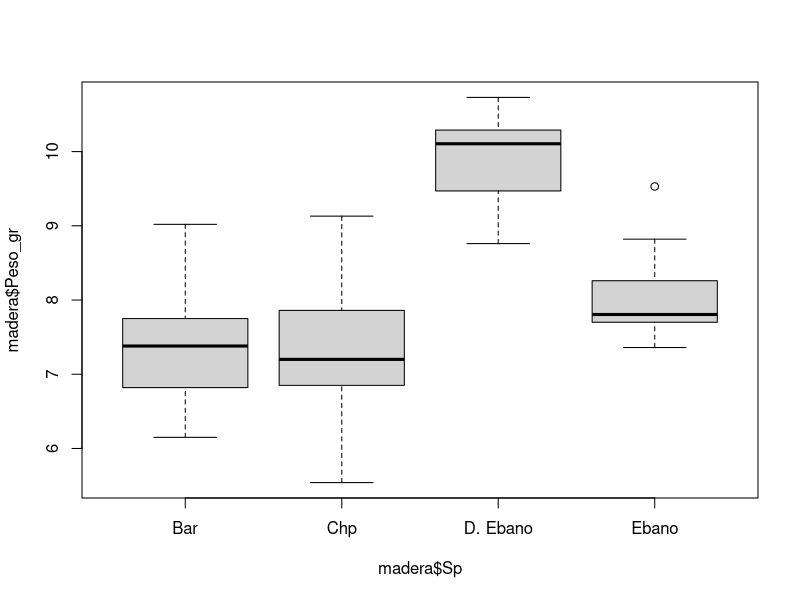

The R script that drew this image:
# Amanda
# Semana 8
# 10/03/2022

madera <- read.csv("CLASES/BD.est.madera2x2.csv", header = T)

madera$Sp <- as.factor(madera$Sp)

boxplot(madera$Peso_gr ~ madera$Sp)

library(dplyr)

# alfa=0.05
# Ho= la variable peso de la Sp barreta es igual al peso de la muestra teórica
# H1= la variable peso de la Sp barreta es diferente 


# Comparación de una media teórica Mu=8.0 para Sp=Barreta

bar <- madera %>%
  filter(Sp=="Bar")

mean(bar$Peso_gr)

t.test(bar$Peso_gr, mu=8.0)
t.test(bar$Peso_gr, mu=7.5)
t.test(bar$Peso_gr, mu=7.45)
t.test(bar$Peso_gr, mu=7.38)
t.test(bar$Peso_gr, mu=7.4)

# Comparación de una media teórica Mu=8.5 para Sp=Chp

chp <- madera %>%
  filter(Sp=="Chp")

mean(chp$Peso_gr)
t.test(chp$Peso_gr, mu=8.5)
t.test(chp$Peso_gr, mu=7.4)
t.test(chp$Peso_gr, mu=7.48)

# Comparación de una media teórica Mu=12.00 para Sp=D.Eb

d.eb <- madera %>%
  filter(Sp=="D. Ebano")
mean(d.eb$Peso_gr)
t.test(d.eb$Peso_gr, mu=12)

# Comparación de una media teórica Mu=11.3 para Sp=D.Eb
t.test(d.eb$Peso_gr, mu=11.3)

# Comparación de una media teórica Mu=8.3 para Sp=Eb

Eb <- madera %>%
  filter(Sp=="Ebano")

mean(Eb$Peso_gr)
t.test(Eb$Peso_gr, mu=8.3)

# Comparación de una media teórica Mu=7.9 para Sp=Eb
t.test(Eb$Peso_gr, mu=7.9)
